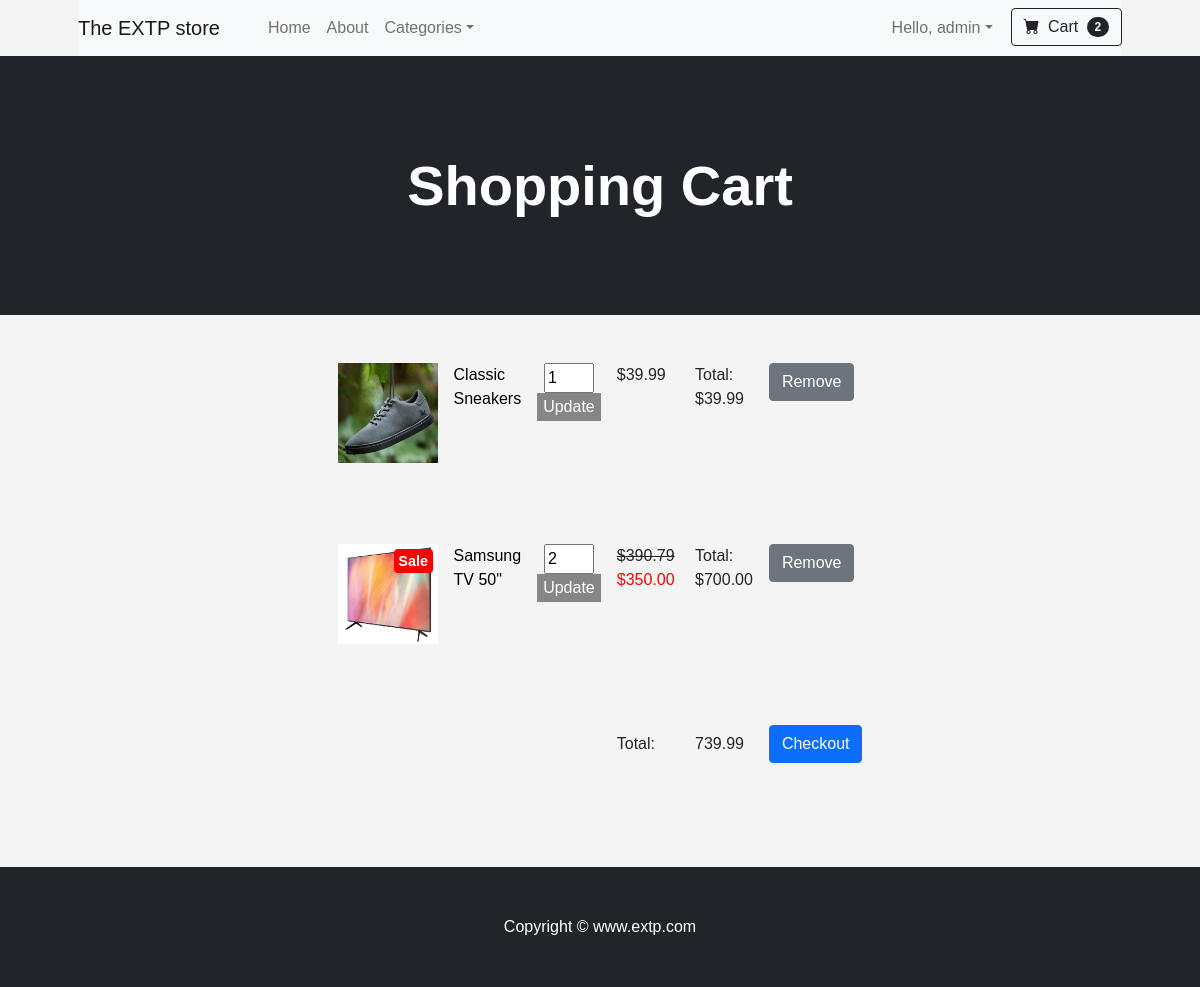
/cart/ (signed in), run on an earlier commit of the app's database.
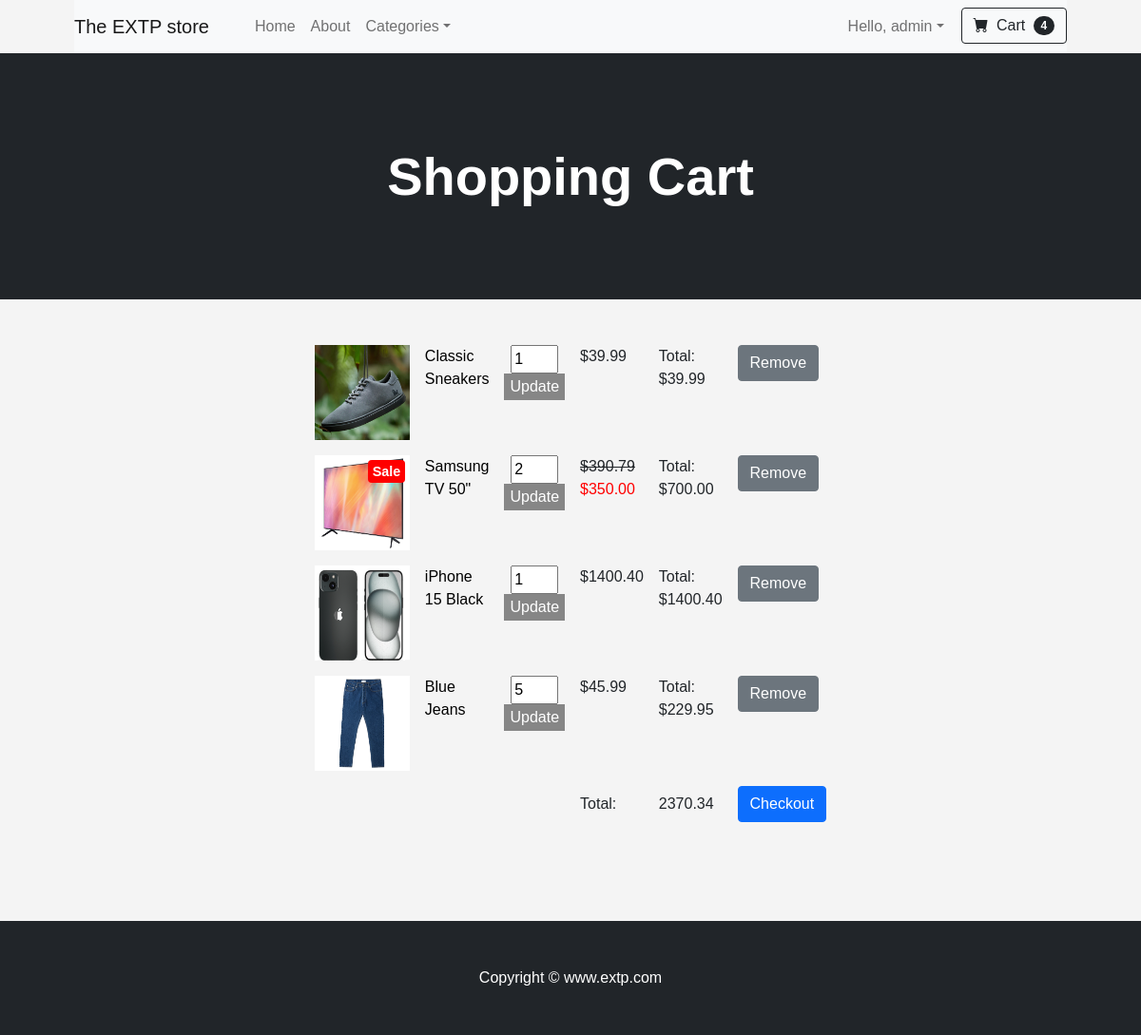
And on a later commit of the database.
### cart/models.py (models this page shows, shortened)
class Cart(models.Model):
    user = models.ForeignKey(User, on_delete=models.CASCADE)
    product = models.ForeignKey(Product, on_delete=models.CASCADE)
    quantity = models.IntegerField(default=1)
    @property
    def total_item_price(self):
        if self.product.on_sale:
            return self.quantity * self.product.sale_price
        else:
            return self.quantity * self.product.price

### ecommerce/models.py (models this page shows)
class Product(models.Model):
    product_name = models.CharField(max_length=100)
    category = models.ForeignKey(Category, on_delete=models.SET_NULL, blank=True, null=True)
    description = models.TextField()
    image = models.ImageField(upload_to='product_images/', blank=True, null=True)
    created_at = models.DateTimeField(auto_now_add=True)
    price = models.DecimalField(max_digits=6, decimal_places=2)
    quantity = models.IntegerField(default=55)
    seller = models.CharField(max_length=100, default="EXTP")
    on_sale = models.BooleanField(default=False)
    sale_price = models.DecimalField(max_digits=6, decimal_places=2, blank=True, null=True)
    def __str__(self):
        return self.product_name

### cart/views.py (the view)
# urls.py: path('', views.cart_details, name='cart_details'),
@login_required
def cart_details(request):
    cart_items = Cart.objects.filter(user=request.user)
    total_price = sum(item.quantity * (item.product.sale_price if item.product.on_sale else item.product.price) for item in cart_items)
    return render(request, "cart/cart_details.html", {"cart_items": cart_items, "total_price": total_price})

### ecommerce/views.py (called while the page is built)
def custom_context(request):
    categories = models.Category.objects.all()
    if request.user.is_authenticated:
        quantity_cart = Cart.objects.filter(user=request.user).count()
    else:
        quantity_cart = 0
    return {'categories': categories, "quantity_cart": quantity_cart}

### templates/cart/cart_details.html (shortened to what this page needs)
{% extends "base.html" %}
{% block content %}
    <header class="bg-dark py-5">
        <div class="container px-4 px-lg-5 my-5">
            <div class="text-center text-white">
                <h1 class="display-4 fw-bolder">Shopping Cart</h1>
            </div>
        </div>
    </header>
    <div style="display: flex; justify-content: center; margin: 20px 160px 40px 160px; padding: 20px 260px 40px 260px;">
    {% if cart_items %}
        <br><br><br><br><br><br><br><br><br><br><br><br><br><br><br><br><br><br>
        <table class="table table-borderless">
            <tbody>
                {% for item in cart_items %}
                    <tr>
                        <td>
                            <a href="{% url 'ecommerce:product_detail' item.product.id %}" style="position: relative; display: inline-block;">
                                <img src="{{ item.product.image.url }}" alt="product" width="100" height="100">
                                {% if item.product.on_sale %}
                                    <div class="badge text-white position-absolute"
                                        style="top: 0.3rem; right: 0.3rem; font-size: 0.9rem; background-color: red; padding: 0.3rem;">Sale</div>
                                {% endif %}
                            </a>
                        </td>
                        <td>
                            <a href="{% url 'ecommerce:product_detail' item.product.id %}" style="text-decoration: none; color: black;">
                                {{ item.product }}
                            </a>
                        </td>
                        <td>
                            <form action="{% url 'cart:update_cart_item' item.id %}" method="post">
                                <input type="number" name="quantity" value="{{ item.quantity }}" min="1" style="width: 50px;">
                                <button type="submit" style="height: 28px;">Update</button>
                            </form>
                        </td>
                        {% if item.product.on_sale %}
                        <td><strike>${{item.product.price}}</strike>&nbsp;<div style="color: red;">${{ item.product.sale_price }}</div></td>
                        {% else %}
                        <td>${{ item.product.price }}</td>
                        {% endif %}
                        <td>Total: ${{ item.total_item_price }}</td>
                        <td><a href="{% url 'cart:remove_from_cart' item.id %}"><button class="btn btn-secondary" >Remove</button></a></td>
                    </tr>
                {% endfor %}
            </tbody>
            <tfoot>
                <tr>
                    <td colspan="3"></td>
                    <td>Total:</td>
                    <td>{{ total_price }}</td>
                    <td><a href="{% url 'cart:checkout' %}" class="btn btn-primary">Checkout</a></td>
                </tr>
            </tfoot>
        </table>
    {% else %}
    <br><br><br><br><br><br><br><br><br><br><br><br><br><br>
        <p>Your shopping cart is empty.</p>
    {% endif %}
    </div>
{% endblock %}

### templates/base.html (shortened to what this page needs)
{% load static %}
<!DOCTYPE html>
<html lang="en">
    <head>
        <link href="https://cdn.jsdelivr.net/npm/bootstrap-icons@1.5.0/font/bootstrap-icons.css" rel="stylesheet" />
        <link href="{% static 'css/styles.css' %}" rel="stylesheet" />
        <link href="https://stackpath.bootstrapcdn.com/bootstrap/5.1.3/css/bootstrap.min.css" rel="stylesheet">
    </head>
    <body>
        <div class="container px-4 px-lg-5">
            <nav class="navbar navbar-expand-lg navbar-light bg-light sticky-top">
                <a class="navbar-brand" href="{% url 'ecommerce:home' %}">The EXTP store</a>
                <div class="collapse navbar-collapse" id="navbarSupportedContent">
                    <ul class="navbar-nav me-auto mb-2 mb-lg-0 ms-lg-4">
                        <li class="nav-item"><a class="nav-link" aria-current="page" href="{% url 'ecommerce:home' %}">Home</a></li>
                        <li class="nav-item"><a class="nav-link" href="{% url 'ecommerce:about' %}">About</a></li>
                        <li class="nav-item dropdown">
                            <a class="nav-link dropdown-toggle" id="navbarDropdown" href="#" role="button" data-bs-toggle="dropdown" aria-expanded="false">Categories</a>
                        </li>
                    </ul>
                    <ul class="navbar-nav ml-auto mb-2 mb-lg-0">
                        {% if user.is_authenticated %}
                        <li class="nav-item dropdown">
                            <a class="nav-link dropdown-toggle" id="navbarDropdown" href="#" role="button" data-bs-toggle="dropdown" aria-expanded="false" style="margin-right: 10px;">Hello, {{ user.username }}</a>
                        </li>
                        {% else %}
                        <li class="nav-item"><a class="nav-link" href="{% url 'user:login' %}">Sign In</a></li>
                        <li class="nav-item" style="margin-right: 10px;"><a class="nav-link" href="{% url 'user:registration' %}">Sign Up</a></li>
                        {% endif %}
                        <li class="nav-item">
                            {% if user.is_authenticated %}
                            <a href="{% url 'cart:cart_details' %}">
                                <button class="btn btn-outline-dark" type="submit">
                                    <i class="bi-cart-fill me-1"></i>
                                    Cart
                                    <span class="badge bg-dark text-white ms-1 rounded-pill">{{ quantity_cart }}</span>
                                </button>
                            </a>
                            {% endif %}
                        </li>
                    </ul>
                </div>
            </nav>
        </div>
        {% block content %}
        {% endblock %}
        <footer class="py-5 bg-dark"  >
            <div class="container"><p class="m-0 text-center text-white">Copyright &copy; www.extp.com </p></div>
        </footer>
    </body>
</html>

What changed in the data, as far as the page shows it:
added Cart: product.image (picture), product "iPhone 15 Black", quantity "1", product.price "1400.40", total_item_price "1400.40"
added Cart: product.image (picture), product "Blue Jeans", quantity "5", product.price "45.99", total_item_price "229.95"
Also different on the page:
{{ quantity_cart }}: "2" → "4"
{{ total_price }}: "739.99" → "2370.34"
